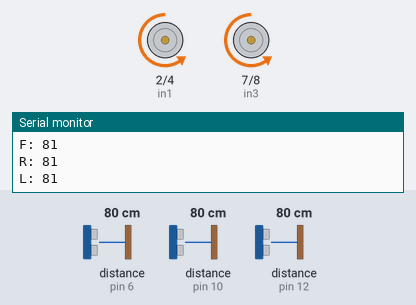
A sketch run on a simulated Arduino Uno, built with avr-gcc and run on an emulated ATmega328P. Parts: motor-driver pin pairs drawn as motors (green arrow = first pin HIGH = forward, orange = second pin HIGH = backward, longer = more drive, scaled by the enable pin), the last lines printed to the serial monitor. The inputs (shaded band) are chosen by the test bench; at power-on: distance to the obstacle (sensors on pin 10, pin 6, pin 12) 80 cm. The echo pulse lasts 58.3 µs per cm; random numbers use the default seed unless the sketch sets one.

Above: at 3.7 s.
3.8 s: distance to the obstacle (sensor on pin 10) set to 43 cm
5.3 s: distance to the obstacle (sensor on pin 10) set to 38 cm
At 5.8 s:
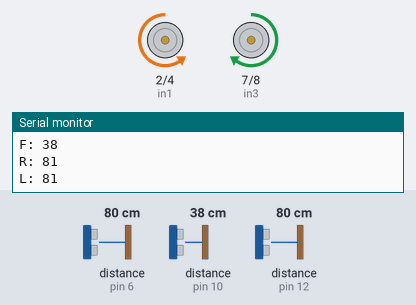
At 6.4 s:
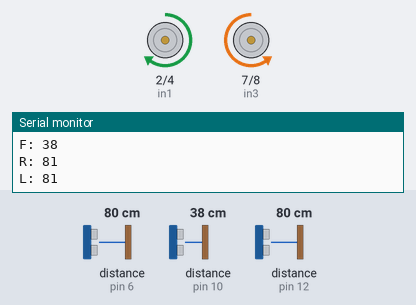
8.3 s: distance to the obstacle (sensor on pin 10) set to 60 cm
9.9 s: distance to the obstacle (sensor on pin 6) set to 39 cm
11.4 s: distance to the obstacle (sensor on pin 6) set to 33 cm
At 12.3 s:
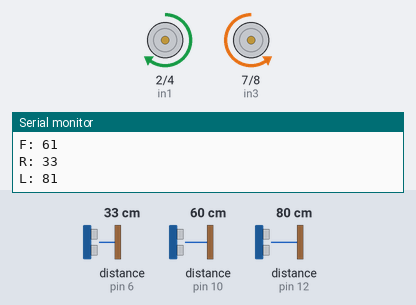
Timing chart, 0 to 14.0 s (numbered marks = the images above; inputs shaded):
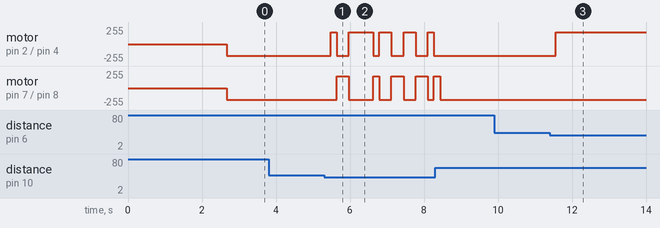

Measured:
- the behaviour switches between 41 and 40 cm on distance to the obstacle (sensor on pin 10) (found by bisection; images 0 and 1)
- after the input at 11.4 s, motor on pin 2 (in1) / pin 4 (in2): backward 175/255 → forward 175/255 after 0.16 s

The sketch:

Arduino_Car.ino
```cpp
/*
Note:
1) Ultrasonic Sensor (US)
2) If distance to the front of car is <= 40cm, then it's considered no space in front.
3) If distance to the left/right of car is <=35cm, then it's considered no space in left/right. There will be 1 exception
   to this where <=25cm considers as no space (line 71).
*/

#include <NewPing.h>
#define SONAR_NUM 3 //Total no. of US

NewPing sonar[SONAR_NUM] = { //Sensor object array.
  NewPing(11, 10, 400), //US no.0: detects front distance, where NewPing(trig, echo pin, max distance (cm) that can detect).
  NewPing(5, 6, 400),  //US no.1: detects right distance.
  NewPing(13, 12, 400) //US no.2: detects left distance.
};

int ena = 3; //Enable A controls speed of both left wheels (Output A).
int enb = 9; //Enable B controls speed of both right wheels (Output B).
int in1 = 2; //Controls output Motor terminal 1
int in2 = 4; //Controls output Motor terminal 2
int in3 = 7; //Controls output Motor terminal 3
int in4 = 8; //Controls output Motor terminal 4
int distanceF; //Distance from middle US to object in front.
int distanceR; //Distance from right US to object on the right.
int distanceL; //Distance from left US to object on the left.
int carVelocity = 175; //Analog value of motor's/wheel's speed. carVelocity =0 (0V) is stationary, and carVelocity = 255 (5V) is max speed.
int distanceArray[3]; //[distanceF, distanceR, distanceL], where 1st element = distanceF; 2nd element = distanceR, 3rd element = distanceL.

//Variables used for a randomizer function that allows the car to think like a human, to turn left/right when both turns can be done without collisions.
int distanceX;
String directionX;
int randomNum;

void setup() {
  // put your setup code here, to run once:
  Serial.begin(9600);
  pinMode(ena, OUTPUT);
  pinMode(enb, OUTPUT);
  pinMode(in1, OUTPUT);
  pinMode(in2, OUTPUT);
  pinMode(in3, OUTPUT);
  pinMode(in4, OUTPUT);
  delay(2500); //Car waits for 2.5s before car starts moving into action.
}

void loop() {
  // put your main code here, to run repeatedly:
  for (uint8_t i = 0; i < SONAR_NUM; i++) {//Loop through each sensor and display results.
    delay(50); //Wait 50ms between pings (29ms should be the shortest delay between pings).
    distanceArray[i] = sonar[i].ping_cm(); //E.g. sonar[0].ping_cm() measures the distance between middle US (US no.0) and object in front, etc.
  }
  distanceF = distanceArray[0];
  distanceR = distanceArray[1];
  distanceL = distanceArray[2];
  Serial.println("F: " + String(distanceF)); //Front distance
  Serial.println("R: " + String(distanceR)); //Right distance
  Serial.println("L: " + String(distanceL)); //Left distance

  /* Arduino thinks like a person, making randomised decision whether to turn left/right first when
  no space in front, but space is available on the left AND right. */
  randomNum = random(2); //random function generates a whole number from 0 to 1 inclusive, where 0=right & 1=left.
  if (randomNum == 0){
    distanceX = distanceR;
    directionX = "right";
  }
  else{
    distanceX = distanceL;
    directionX = "left";
  }
  if (distanceF>0 && distanceF<=40 && distanceL>25 && distanceR>25){
    //exception: If distance to the left/right of car is <=25cm, then it's considered no space in left/right.
    //The following myString.compareTo(myString2) function returns the value 0 if 2 strings are equal.
    if (directionX.compareTo("right")==0){ //If random generator stored "right" into directionX, car will choose to turn right.
      turnRight();
    }
    else{
      turnLeft();
    }
  }

  //Go forward if front got space AND road is narrow enough (no obstacles left and right).
  if ((distanceF>40 || distanceF==0) && distanceR>35 && distanceL>35){
    goForward();
  }

  //If left and front of car has no space, turn right.
  if (distanceL<=35 && (distanceF>0 && distanceF<=40) && distanceR>35){
    turnRight();
  }

  //If right and front of car has no space, turn left.
  if (distanceR<=35 && (distanceF>0 && distanceF<=40) && distanceL>35){
    turnLeft();
  }

  //If car approaches obstacle on the left AND there's extra space on the right side, turn right.
  if (distanceL<=35 && distanceR>35){
    turnRight();
  }

  //If car approaches obstacle on the right AND there's extra space on the left side, turn left
  if (distanceR<=35 && distanceL>35){
    turnLeft();
  }

  /* If car reaches a dead end (US detects that the distance of front, left, right have no space),
  car rotates 180 degrees on the spot so that it can exit the dead end. */
  if (distanceF>0 && distanceF<=40 && distanceR<=35 && distanceL<=35){
    rotateAround();
  }
}

//All wheels turn clockwise to move forward.
void goForward(){
  analogWrite(ena, carVelocity);
  analogWrite(enb, carVelocity);
  digitalWrite(in1, LOW);
  digitalWrite(in2, HIGH);
  digitalWrite(in3, LOW);
  digitalWrite(in4, HIGH);
}

//All wheels turn anticlockwise to move backward.
void goBackward(){ //
  analogWrite(ena, carVelocity);
  analogWrite(enb, carVelocity);
  digitalWrite(in1, HIGH);
  digitalWrite(in2, LOW);
  digitalWrite(in3, HIGH);
  digitalWrite(in4, LOW);
}

//Both left wheels go forward, but both right wheels go backward: car turns right.
void turnRight(){
  analogWrite(ena, carVelocity);
  analogWrite(enb, carVelocity);
  digitalWrite(in1, LOW);
  digitalWrite(in2, HIGH);
  digitalWrite(in3, HIGH);
  digitalWrite(in4, LOW);
}

//Both right wheels go forward, but both left wheels go backward: car turns left.
void turnLeft(){
  analogWrite(ena, carVelocity);
  analogWrite(enb, carVelocity);
  digitalWrite(in1, HIGH);
  digitalWrite(in2, LOW);
  digitalWrite(in3, LOW);
  digitalWrite(in4, HIGH);
}

//All wheels stop moving to keep car stationary. [Optional function to use]
void brakeStop(){
  digitalWrite(in1, LOW);
  digitalWrite(in2, LOW);
  digitalWrite(in3, LOW);
  digitalWrite(in4, LOW);
}

//Car rotates clockwise for 750ms: car rotates 180 degrees.
void rotateAround(){
  analogWrite(ena, carVelocity);
  analogWrite(enb, carVelocity);
  digitalWrite(in1, LOW);
  digitalWrite(in2, HIGH);
  digitalWrite(in3, HIGH);
  digitalWrite(in4, LOW);
  delay(750);
}
```
